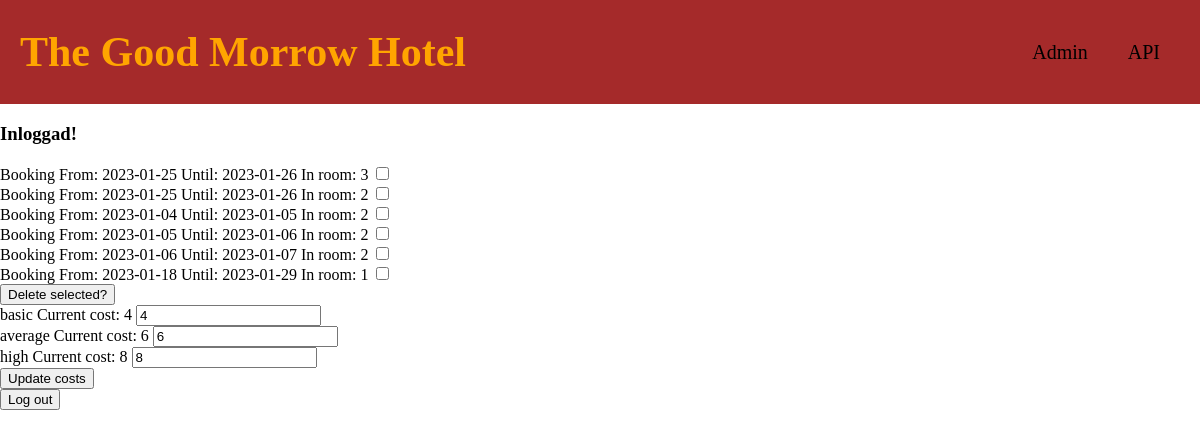
/admin.php (signed in), run on an earlier commit of the app's database.
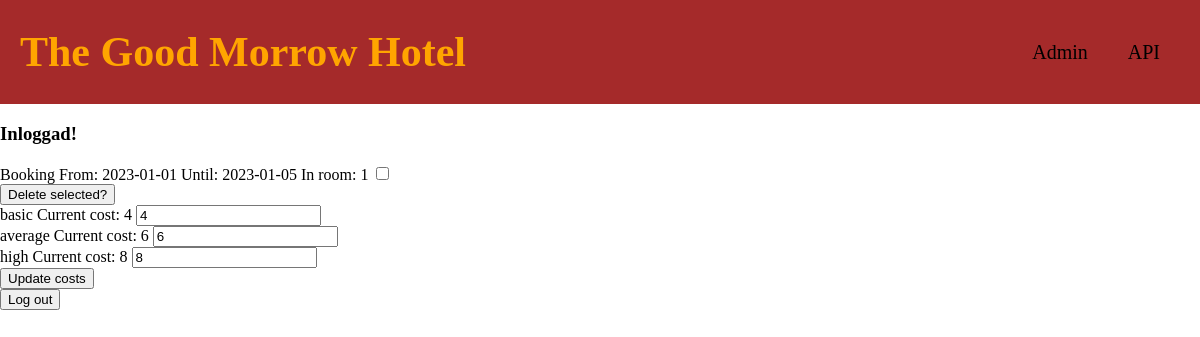
And on a later commit of the database.
### tables this page shows
CREATE TABLE bookings (
    id INTEGER primary key AUTOINCREMENT,
    room_number INTEGER,
    arrival_date DATE,
    departure_date DATE,
    name VARCHAR(30),
    comment VARCHAR(100)
    );

### hotelVariables.php (called while the page is built, shortened)
<?php
$adress = "http://www.garagehider.com/good-morrow";
$data = json_decode(file_get_contents(__DIR__ . "/hotelVariables.txt"), true);
$rooms = $data["rooms"];

### admin.php (the view, shortened to what this page needs)
<?php
require "hotelFunctions.php";
require "hotelVariables.php";
$loggedIn = false;
if (isset($_SESSION["loggedIn"]) === true) $loggedIn = true;
if ($loggedIn === true) {
    $db = connect("hotels.db");
}
if ($loggedIn === true) {
    $statement = $db->prepare("SELECT * FROM bookings");
    $statement->execute();
    $bookings = $statement->fetchAll(PDO::FETCH_ASSOC);
}
?>
<!DOCTYPE html>
<html lang="en">
<head>
    <link rel="stylesheet" href="css/header.css">
    <link rel="stylesheet" href="css/style.css">
</head>
<body>
    <?php require "./header.php"; ?>
    <?php if ($loggedIn != true) : ?>
        <form method="post" action="">
            <label for="user">User</label>
            <input type="text" name="user">
            <label for="apiKey">API Key</label>
            <input type="text" name="apiKey">
            <button type="submit">Login</button>
        </form>
    <?php else : ?>
        <form method="post" action="">
            <h3>Inloggad!</h3>
            <?php $i = 0;
            foreach ($bookings as $booking) : $i++; ?>
                <label for="booking">Booking From: <?= $booking["arrival_date"] ?> Until: <?= $booking["departure_date"] ?> In room: <?= $booking["room_number"] ?></label>
                <input type="checkbox" name="<?= $booking['id'] ?>" value="delete">
                <br>
            <?php endforeach;
            if ($i > 0) : ?>
                <button type="submit">Delete selected?</button>
            <?php endif ?>
        </form>
        <form method="post" action="">
            <?php foreach ($rooms as $roomType => $room) : ?>
                <?= $roomType ?> Current cost: <?= $room["cost"] ?>
                <input type="number" name="<?= $roomType ?>NewCost" value=<?= $room["cost"] ?>>
                <br>
            <?php endforeach ?>
            <button type="submit">Update costs</button>
        </form>
        <form method="post" action="">
            <button type="submit" name="logOut" value="logOut">Log out</button>
        </form>
    <?php endif ?>
</body>
</html>

### header.php
<header>
    <a href="<?= $adress ?>">
        <h1>The Good Morrow Hotel</h1>
    </a>
    <nav>
        <a href="<?= $adress ?>/admin.php ">Admin</a>
        <a href="<?= $adress ?>/api/bookings.php ">API</a>
    </nav>
</header>

### css/header.css (style rules this page uses)
a { all: unset; }
header { display: flex; justify-content: space-between; background-color: brown; align-items: center; }
h1 { margin-left: 20px; font-size: 42px; color: orange; }
nav { display: flex; margin-right: 20px; }
nav a { margin: 20px; font-size: 20px; }

### css/style.css (style rules this page uses)
body { margin: 0; }
* { box-sizing: border-box; }

What changed in the data, as far as the page shows it:
removed bookings: arrival_date "2023-01-25", departure_date "2023-01-26", room_number "3"
removed bookings: arrival_date "2023-01-25", departure_date "2023-01-26", room_number "2"
removed bookings: arrival_date "2023-01-04", departure_date "2023-01-05", room_number "2"
removed bookings: arrival_date "2023-01-05", departure_date "2023-01-06", room_number "2"
removed bookings: arrival_date "2023-01-06", departure_date "2023-01-07", room_number "2"
removed bookings: arrival_date "2023-01-18", departure_date "2023-01-29", room_number "1"
added bookings: arrival_date "2023-01-01", departure_date "2023-01-05", room_number "1"
